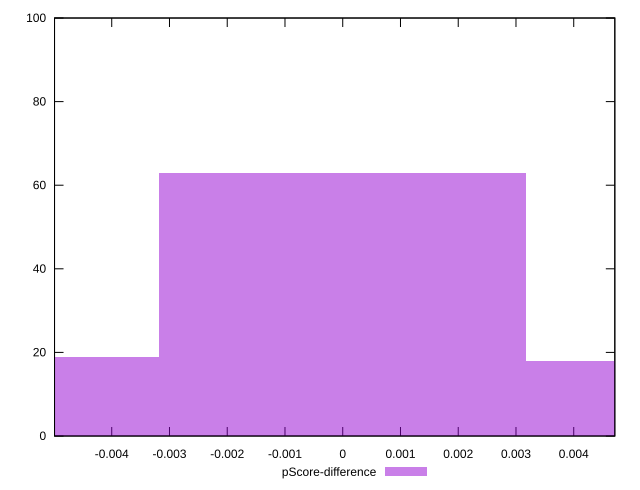

Here is the gnuplot script that generated this plot:
reset

$pScoreDifference <<EOF
0.006362707847669228 18
0 63
-0.006362707847669228 19
EOF

set key outside below
set boxwidth 0.006362707847669228
set xrange [-0.00499047850256501:0.004711588372566966]
set yrange [0:100]
set trange [0:100]
set style fill transparent solid 0.5 noborder
set terminal svg size 640, 490 enhanced background rgb 'white'
set output "reports/report_00028_2021-02-24T12-49-42.674Z/interactive/samples/astro/pScore-difference/histogram.svg"

plot $pScoreDifference title "pScore-difference" with boxes

reset
